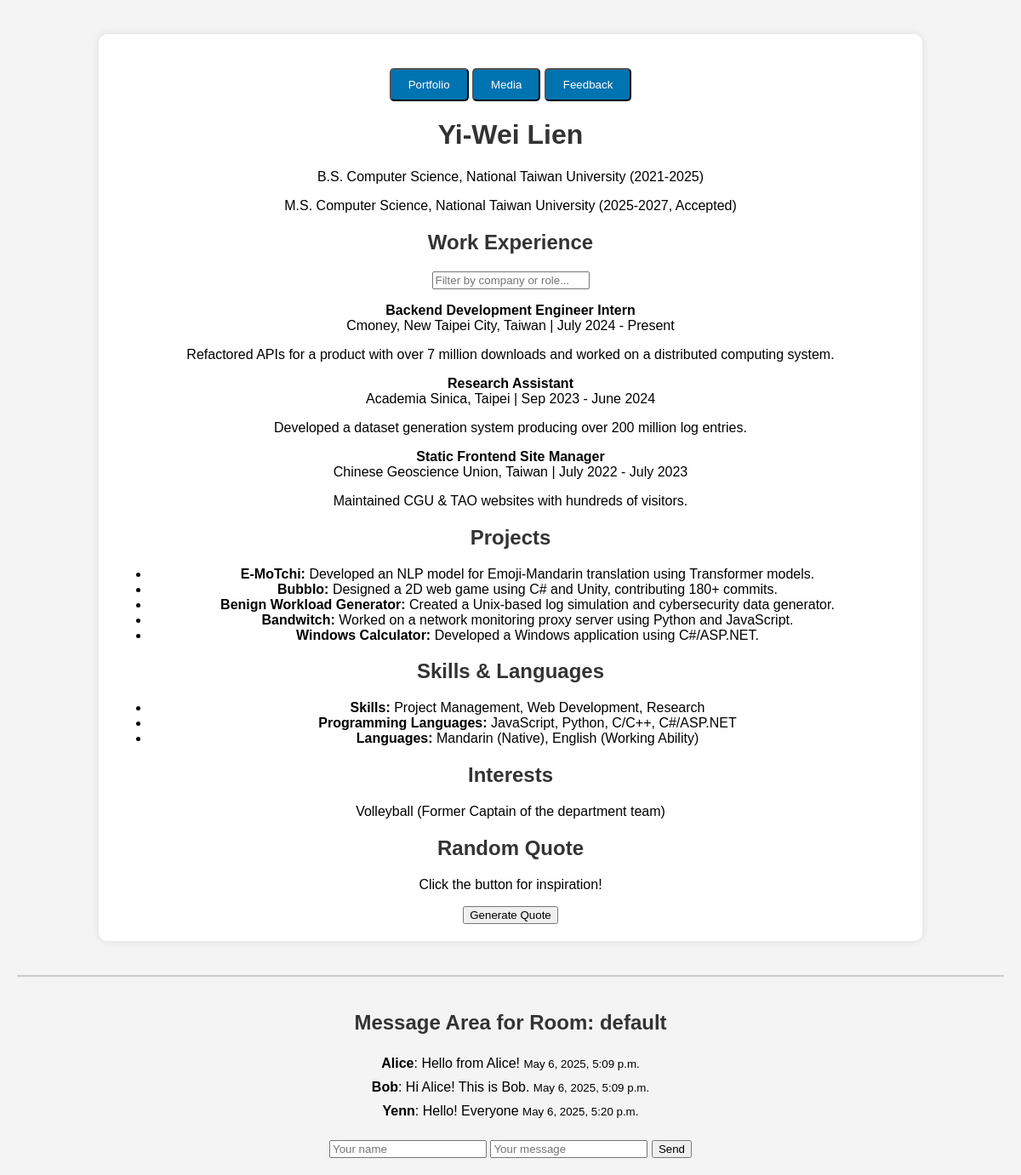
The app's page /room/default/ with its own data.
### frontend/models.py (models this page shows, shortened)
class Room(models.Model):
    name = models.CharField(max_length=100, unique=True)

class Message(models.Model):
    room = models.ForeignKey(Room, on_delete=models.CASCADE)
    user = models.CharField(max_length=100)
    content = models.TextField()
    timestamp = models.DateTimeField(auto_now_add=True)

### frontend/views.py (the view)
# urls.py: path('room/<str:room_name>/', views.room_view, name='room_view'),
def room_view(request, room_name):
    room, created = Room.objects.get_or_create(name=room_name)
    messages = Message.objects.filter(room=room).order_by('timestamp')
    return render(request, 'index.html', {'room': room, 'messages': messages})

### frontend/templates/index.html (shortened to what this page needs)
{% load static %}
<!DOCTYPE html>
<html lang="en">
<head>
    <link rel="stylesheet" href="{% static 'css/styles.css' %}">
</head>
<body>
    <div class="container">
        <nav>
            <button class="nav-btn" data-section="portfolio">Portfolio</button>
            <button class="nav-btn" data-section="media">Media</button>
            <button class="nav-btn" data-section="feedback">Feedback</button>
        </nav>
        <div id="portfolio" class="section active">
            <h1 id="dynamic-name"></h1>
            <p>B.S. Computer Science, National Taiwan University (2021-2025)</p>
            <p>M.S. Computer Science, National Taiwan University (2025-2027, Accepted)</p>
            <h2>Work Experience</h2>
            <input type="text" id="search-experience" placeholder="Filter by company or role...">
            <div id="experience-list">
                <p><strong>Backend Development Engineer Intern</strong><br>Cmoney, New Taipei City, Taiwan | July 2024 - Present</p>
                <p>Refactored APIs for a product with over 7 million downloads and worked on a distributed computing system.</p>
                <p><strong>Research Assistant</strong><br>Academia Sinica, Taipei | Sep 2023 - June 2024</p>
                <p>Developed a dataset generation system producing over 200 million log entries.</p>
                <p><strong>Static Frontend Site Manager</strong><br>Chinese Geoscience Union, Taiwan | July 2022 - July 2023</p>
                <p>Maintained CGU & TAO websites with hundreds of visitors.</p>
            </div>
            <h2>Projects</h2>
            <ul>
                <li><strong>E-MoTchi:</strong> Developed an NLP model for Emoji-Mandarin translation using Transformer models.</li>
                <li><strong>Bubblo:</strong> Designed a 2D web game using C# and Unity, contributing 180+ commits.</li>
                <li><strong>Benign Workload Generator:</strong> Created a Unix-based log simulation and cybersecurity data generator.</li>
                <li><strong>Bandwitch:</strong> Worked on a network monitoring proxy server using Python and JavaScript.</li>
                <li><strong>Windows Calculator:</strong> Developed a Windows application using C#/ASP.NET.</li>
            </ul>
            <h2>Skills & Languages</h2>
            <ul>
                <li><strong>Skills:</strong> Project Management, Web Development, Research</li>
                <li><strong>Programming Languages:</strong> JavaScript, Python, C/C++, C#/ASP.NET</li>
                <li><strong>Languages:</strong> Mandarin (Native), English (Working Ability)</li>
            </ul>
            <h2>Interests</h2>
            <p>Volleyball (Former Captain of the department team)</p>
            <h2>Random Quote</h2>
            <p id="random-quote">Click the button for inspiration!</p>
            <button id="new-quote">Generate Quote</button>
        </div>
    </div>
    {% if room %}
    <div id="message-area">
    <h2>Message Area for Room: {{ room.name }}</h2>
    <div id="messages">
        {% for message in messages %}
            <div>
                <strong>{{ message.user }}</strong>: {{ message.content }}
                <small>{{ message.timestamp }}</small>
            </div>
        {% empty %}
            <p>No messages yet.</p>
        {% endfor %}
    </div>
    <form method="post" action="{% url 'send_message' room.name %}">
        <input type="text" name="user" placeholder="Your name" required>
        <input type="text" name="content" placeholder="Your message" required>
        <button type="submit">Send</button>
    </form>
</div>
{% endif %}
</body>
</html>

### frontend/static/css/styles.css (style rules this page uses)
body { font-family: Arial, sans-serif; margin: 0; padding: 20px; background-color: #f4f4f4; text-align: center; }
.container { width: 80%; margin: 20px auto; background: white; padding: 20px; border-radius: 10px; box-shadow: 0 0 10px rgba(0, 0, 0, 0.1); }
h1, h2 { color: #333; }
.nav-btn { display: inline-block; margin-top: 20px; padding: 10px 20px; background: #0073b1; color: white; text-decoration: none; border-radius: 5px; cursor: pointer; }
.section { display: none; }
.active { display: block; }
#message-area { margin-top: 40px; border-top: 2px solid #ccc; padding-top: 20px; }
#messages { margin-bottom: 20px; }
#messages div { padding: 5px 0; }

### records on screen
Room: name "default"
Message: user "Alice", content "Hello from Alice!", timestamp "May 6, 2025, 5:09 p.m."
Message: user "Bob", content "Hi Alice! This is Bob.", timestamp "May 6, 2025, 5:09 p.m."
Message: user "Yenn", content "Hello! Everyone", timestamp "May 6, 2025, 5:20 p.m."
